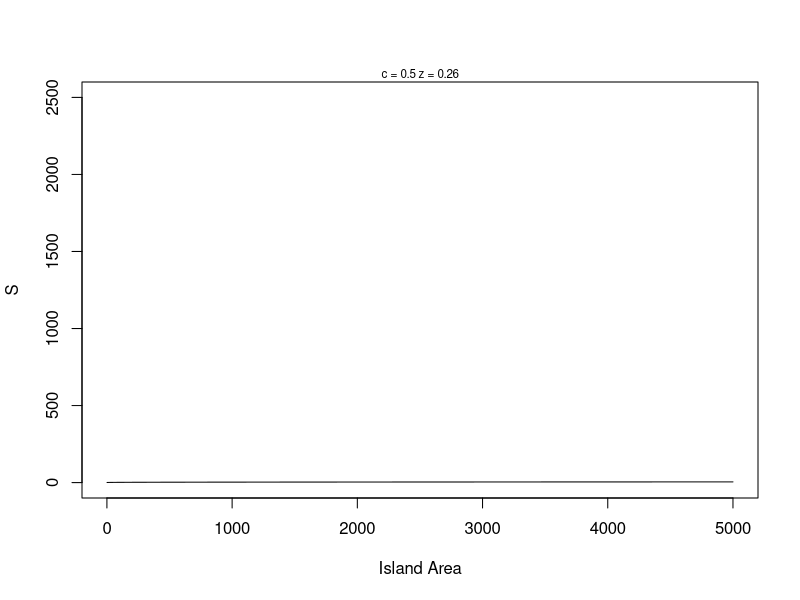

Write the R code that produced this figure. (Note: this script raises an error after producing the figure.)
# Homework 11: Function Plotting
# April 4, 2018
# EAT

setwd("~/Documents/UVM_2018/BIO381")



# Sweeping over parameters in an equation
# install plyr
install.packages("plyr")
library(plyr)
# Calculating standard error
# S = cA^z

###################################
# Function: SpeciesAreaCurve
# Creates power function for relationship of S and A
# input: A = vector of island areas
# input: c = intercept constant
# input: z = slope constant
# output: S = vector of species richness values
#---------------------------------
SpeciesAreaCurve <- function(A=1:5000,c=0.5,z=0.26) {
  S <- c*(A^z)
  return(S)
}


# head(SpeciesAreaCurve())

###################################
# Function: SpeciesAreaPlot
# plot curve in base graphics
# input: A = vector of areas
# input: c = intercept
# input: z = slope
# output: base graph with parameter values
#---------------------------------
SpeciesAreaPlot <- function(A=1:5000,c=0.5,z=0.26) {
  plot(x=A,y=SpeciesAreaCurve(A,c,z),type = "l",xlab = "Island Area",ylab = "S",ylim = c(0,2500))
  mtext(paste("c =",c,"z =",z),cex=0.7)
  return()
}
SpeciesAreaPlot()


# -----------------------------
# Body of Code
# Read in data
df <- as.data.frame(read.csv("Data.csv",header = T))
df
# Run a for loop to subtract values from columns. I need to put zero for the first index because the first column is labels
subtractor <- c(0,5,12,19,26,33,40,47,54,61,68,75)
df
# create a for loop that will subract the correct value from each column
for (i in 2:12) {
  df[,i] <- df[,i] - subtractor[i]
}
df
# in my data frame sort by 2 things
df <- ddply(df, c("SampleID","Zero"))
df
One <- subset(df,SampleID == 1)
One
meanOne <- mean(One[,2])
meanOne
# package "plyr"
# function "ddply"
dflist <- list()
dflist
for (i in 1:20) {
  dflist[[i]] <- as.data.frame(matrix(rep(NA,24),nrow = 2, ncol = 12))
}
dflist
dflist[[1]] <- One
dflist
SampleID <- c(1,2,3,4,5,6,7,9,10,12,13,14,15,16,17,18,19,20,5.2,18.2)
counter = 1
for (j in SampleID) {
  dflist[[counter]] <- subset(df,SampleID == j)
  counter <- counter + 1
}
dflist
df
dfAvgSd <- as.data.frame(matrix(rep(NA,480),nrow = 40,ncol = 12))
dfAvgSd


dfAvgSd <- as.matrix(dfAvgSd)
vec <- c(1,3,5,7,9,11,13,15,17,19,21,23,25,27,29,31,33,35,37,39)

for (k in 1:20) {
  avgvec <- vector()
  sdvec <- vector()
  for (l in 2:12) {
    avgvec <- c(avgvec,mean(dflist[[k]][,l]))
    sdvec <- c(sdvec,sd(dflist[[k]][,l]))
  }
dfAvgSd[vec[k],2:12] <- avgvec
dfAvgSd[vec[k]+1,2:12] <- sdvec
}
dfAvgSd
dfAvgSd <- as.data.frame(dfAvgSd)
dfAvgSd$V1 <- c("Avg1","Sd1","Avg2","Sd2","Avg3","Sd3","Avg4","Sd4","Avg5","Sd5","Avg6","Sd6","Avg7","Sd7","Avg9","Sd9","Avg10","Sd10","Avg12","Sd12","Avg13","Sd13","Avg14","Sd14","Avg15","Sd15","Avg16","Sd16","Avg17","Sd17","Avg18","Sd18","Avg19","Sd19","Avg20","Sd20","Avg5.2","Sd5.2","Avg18.2","Sd18.2")
dfAvgSd
colnames <- c("sample","zero","one","two","three","four","five","six","seven","eight","nine","ten")
colnames(dfAvgSd) <- colnames
dfAvgSd <- t(dfAvgSd)
dfAvgSd
# I want to make a matrix with sd's and one with averages
SD <- matrix(nrow = 12,ncol = 20)
AVG <- matrix(nrow = 12,ncol = 20)
counter = 1
for (m in vec) {
  AVG[,counter] <- dfAvgSd[,m]
  SD[,counter] <- dfAvgSd[,m+1]
  counter <- counter + 1
}

colnames(SD) <- SD[1,]
colnames(AVG) <- AVG[1,]

AVG <- AVG[-1,]
SD <- SD[-1,]

write.csv(AVG,file="AVG.csv")
write.csv(SD,file = "SD.csv")

